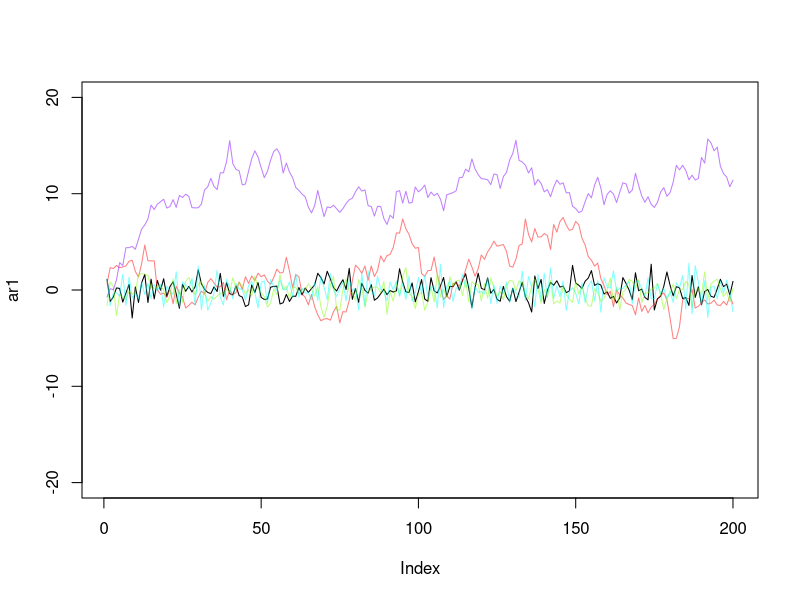
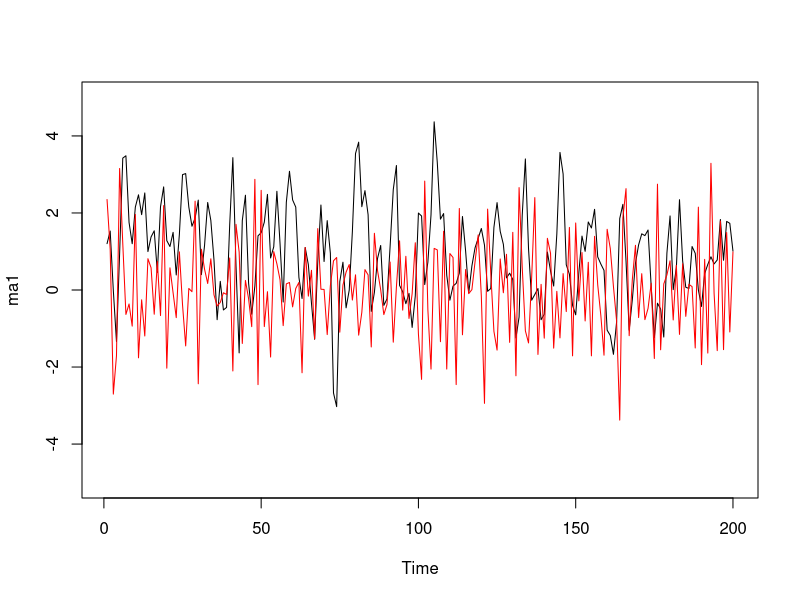

Generate these figures, in order, with R: (Note: this script raises an error after producing the figures.)
## ---- chunk 1
require(timeSeries)
require(tseries)
require(stats)
require(forecast)
library(xts)
library(gdata)
library(plyr)
library(knitr)
library(ggplot2)
library(forecast)


genAR_1 = function(beta0,beta1,n,sigma) {

true_mean= beta0/(1-beta1);
eps=rnorm(n)*sigma;
y=matrix(NA,nrow=n,ncol=1);
y[1]=eps[1];
for (i in 2:n) {	y[i]=beta0+beta1*y[i-1]+eps[i];};

return(y)
}

## ---- chunk 2
ar1 <- genAR_1(0,0,200,1)
ar2 <- genAR_1(0,.9,200,1)
ar3 <- genAR_1(0,.1,200,1)
ar4 <- genAR_1(0,-.5,200,1)
ar5 <- genAR_1(1,.9,200,1)
plot(ar1, type = "l", ylim = c(-20,20))
lines(ar2, col = rainbow(4, alpha = .5)[1])
lines(ar3, col = rainbow(4, alpha  = .5)[2])
lines(ar4, col = rainbow(4, alpha = .5)[3])
lines(ar5, col = rainbow(4, alpha = .5)[4])
## ---- chunk 3
pr <- function(p){
  print(p$pred)
}

p1 <- predict(arima(ar1, order = c(1,0,0)), n.ahead = 1)
p2 <- predict(arima(ar2, order = c(1,0,0)), n.ahead = 1)
p3 <- predict(arima(ar3, order = c(1,0,0)), n.ahead = 1)
p4 <- predict(arima(ar4, order = c(1,0,0)), n.ahead = 1)
p5 <- predict(arima(ar5, order = c(1,0,0)), n.ahead = 1)

mapply(pr, list(p1, p2, p3, p4, p5))
## ---- chunk 4

oneStep <- function(beta0, beta1, yt){
  beta0 + beta1*yt + rnorm(1)
}

arimas <- data.frame(beta0 = c(0,0,0,0,1), beta1 = c(0,.9, .1, -.5, .9), yt = c(ar1[200], ar2[200], ar3[200], ar4[200], ar5[200]))

mapply(oneStep, arimas$beta0, arimas$beta1, arimas$yt)
## ---- chunk 5
myCI <- function(p){
  fcast<-p$pred
  upper<-p$pred+2*p$se
  lower<-p$pred-2*p$se
  return(data.frame(forecast = fcast, upr = upper, lwr = lower))
}
mapply(myCI, list(p1, p2, p3, p4, p5))
## ---- chunk 6
ma1<-arima.sim(list(ma=c(.8)),n=200) + 1
ma2<-arima.sim(list(ma=c(-.8)),n=200)
## ---- chunk 7
plot(ma1, type = "l", ylim = c(-5,5))
lines(ma2, col = "red")
## ---- chunk 8
predict(ma1)$mean[1]
predict(ma2)$mean[1]
## ---- chunk 9
maOneStep <- function(mean, theta, prev){
  mean + theta*prev
}

maOneStep(1, .8, ma1[200])
maOneStep(0, -.8, ma2[200])
## ---- chunk 10
maCI <- function(mean, theta, prev, p){
  cur <- maOneStep(mean, theta, prev)
  upper<-p$upper[1,2]
  lower<-p$lower[1,2]
  return(data.frame(forecast = cur, upr = upper, lwr = lower))
}

maCI(1, .8, ma1[200], predict(ma1))
maCI(0, -.8, ma2[200], predict(ma2))
## ---- chunk 11
hpc <- read.xls("hpchicago.xls", skip = 1)
hpc <- subset(hpc, select = c(YEAR, CHXR, ret_raw, CHXR.SA, ret_sa))
hpc <- hpc[complete.cases(hpc),]
hpcXts <- xts(subset(hpc, select = c(ret_sa)), order.by = as.Date(as.yearmon(hpc$YEAR)))
plot(as.xts(hpcXts))
## ---- chunk 12
ar1 <- arima(hpc$ret_sa, order = c(1,0,0))
summary(ar1)
## ---- chunk 13
ar4 <- arima(hpc$ret_sa, order = c(4,0,0))
## ---- chunk 14
1 - var(resid(ar4)) / var(fitted(ar4) +resid(ar4)) * ((length(fitted(ar4)) - 1) /  (length(fitted(ar4)) - 4 - 1))
1 - var(resid(ar1)) / var(fitted(ar1) + resid(ar1)) * ((length(fitted(ar4)) - 1) /  (length(fitted(ar4)) - 1 - 1))
## ---- chunk 15
par4 <- predict(ar4)
par1 <- predict(ar1)
par4$pred
par1$pred
## ---- chunk 16
ff <- read.xls("FedFunds.xls")
ff <- rename(x = ff, c("DATE......"="date", "X.FFO"="ffo"))
## ---- chunk 17
ffXts = xts(x=ff$ffo, order.by=as.Date(ff$date, "%Y-%m-%d"))
plot(as.xts(ffXts))
cat("Sample Mean: ", mean(ff$ffo), "Standard Error: ", sd(ff$ffo)/sqrt(length(ff$ffo)))
## ---- chunk 18
cat("Sample Variance: ", var(ff$ffo))
## ---- chunk 19
acf(ff$ffo)
pacf(ff$ffo)

ar1 <- arima(ff$ffo, order = c(4,0,0))
arMa1 <- arima(ff$ffo, order = c(2,0,1))
## ---- chunk 20
summary(ar1)
summary(arMa1)
## ---- chunk 21
xtsMe <- function(me){
  myXts = xts(x=(ff$ffo - me$residuals), order.by=as.Date(ff$date, "%Y-%m-%d"))
  plot(as.xts(myXts))
}
mapply(xtsMe, list(ar1, arMa1))
